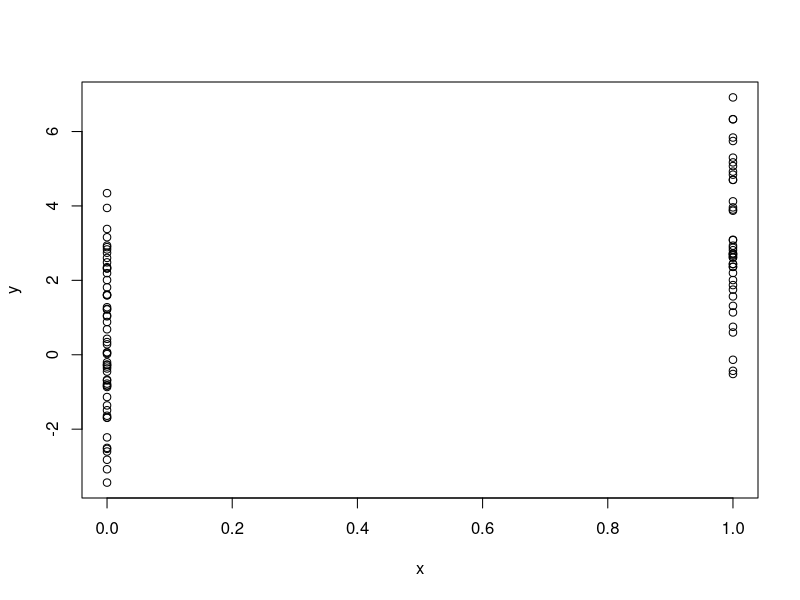

This chart was generated by the following R code:
## Week 4 Video Lectures

## set seed: so you can go back to the random numbers you've reached before

set.seed(1)
rnorm(5)
rnorm(5)
set.seed(1)
rnorm(5)

## generating random numbers for a linear model

set.seed(20)
# x <- rnorm(100)
x <- rbinom(100, 1, 0.5)
e <- rnorm(100, 0, 2)
y <- 0.5 + 2 * x + e
plot(x, y)

## sample random numbers

set.seed(1)
sample(1:10, 4)

sample(1:10) #permutation

sample(1:10, 4, replace = TRUE) #permits replacements